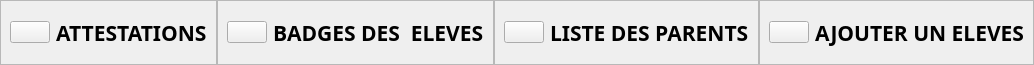
                                <widget class="QWidget" name="listeFooter" native="true">
                                 <property name="maximumSize">
                                  <size>
                                   <width>16777215</width>
                                   <height>65</height>
                                  </size>
                                 </property>
                                 <layout class="QHBoxLayout" name="horizontalLayout_30">
                                  <property name="spacing">
                                   <number>0</number>
                                  </property>
                                  <property name="leftMargin">
                                   <number>0</number>
                                  </property>
                                  <property name="topMargin">
                                   <number>0</number>
                                  </property>
                                  <property name="rightMargin">
                                   <number>0</number>
                                  </property>
                                  <property name="bottomMargin">
                                   <number>0</number>
                                  </property>
                                  <item>
                                   <widget class="QFrame" name="attestationFrame">
                                    <property name="cursor">
                                     <cursorShape>PointingHandCursor</cursorShape>
                                    </property>
                                    <property name="frameShape">
                                     <enum>QFrame::StyledPanel</enum>
                                    </property>
                                    <property name="frameShadow">
                                     <enum>QFrame::Raised</enum>
                                    </property>
                                    <layout class="QHBoxLayout" name="horizontalLayout_31">
                                     <item alignment="Qt::AlignLeft">
                                      <widget class="QPushButton" name="pushButton">
                                       <property name="text">
                                        <string/>
                                       </property>
                                       <property name="icon">
                                        <iconset resource="../QSS/QSS_Resources.qrc">
                                         <normaloff>:/newPrefix/Icons/award.png</normaloff>:/newPrefix/Icons/award.png</iconset>
                                       </property>
                                       <property name="iconSize">
                                        <size>
                                         <width>50</width>
                                         <height>50</height>
                                        </size>
                                       </property>
                                      </widget>
                                     </item>
                                     <item>
                                      <widget class="QLabel" name="label_15">
                                       <property name="sizePolicy">
                                        <sizepolicy hsizetype="Expanding" vsizetype="Preferred">
                                         <horstretch>0</horstretch>
                                         <verstretch>0</verstretch>
                                        </sizepolicy>
                                       </property>
                                       <property name="font">
                                        <font>
                                         <family>Century Gothic</family>
                                         <pointsize>16</pointsize>
                                         <weight>75</weight>
                                         <bold>true</bold>
                                        </font>
                                       </property>
                                       <property name="text">
                                        <string>ATTESTATIONS</string>
                                       </property>
                                       <property name="alignment">
                                        <set>Qt::AlignLeading|Qt::AlignLeft|Qt::AlignVCenter</set>
                                       </property>
                                      </widget>
                                     </item>
                                    </layout>
                                   </widget>
                                  </item>
                                  <item>
                                   <widget class="QFrame" name="badgesFrame">
                                    <property name="cursor">
                                     <cursorShape>PointingHandCursor</cursorShape>
                                    </property>
                                    <property name="frameShape">
                                     <enum>QFrame::StyledPanel</enum>
                                    </property>
                                    <property name="frameShadow">
                                     <enum>QFrame::Raised</enum>
                                    </property>
                                    <layout class="QHBoxLayout" name="horizontalLayout_32">
                                     <item alignment="Qt::AlignLeft">
                                      <widget class="QPushButton" name="pushButton_4">
                                       <property name="text">
                                        <string/>
                                       </property>
                                       <property name="icon">
                                        <iconset resource="../QSS/QSS_Resources.qrc">
                                         <normaloff>:/newPrefix/Icons/sidebar.png</normaloff>:/newPrefix/Icons/sidebar.png</iconset>
                                       </property>
                                       <property name="iconSize">
                                        <size>
                                         <width>50</width>
                                         <height>50</height>
                                        </size>
                                       </property>
                                      </widget>
                                     </item>
                                     <item>
                                      <widget class="QLabel" name="label_19">
                                       <property name="sizePolicy">
                                        <sizepolicy hsizetype="Expanding" vsizetype="Preferred">
                                         <horstretch>0</horstretch>
                                         <verstretch>0</verstretch>
                                        </sizepolicy>
                                       </property>
                                       <property name="font">
                                        <font>
                                         <family>Century Gothic</family>
                                         <pointsize>16</pointsize>
                                         <weight>75</weight>
                                         <bold>true</bold>
                                        </font>
                                       </property>
                                       <property name="text">
                                        <string>BADGES DES  ELEVES</string>
                                       </property>
                                       <property name="alignment">
                                        <set>Qt::AlignLeading|Qt::AlignLeft|Qt::AlignVCenter</set>
                                       </property>
                                      </widget>
                                     </item>
                                    </layout>
                                   </widget>
                                  </item>
                                  <item>
                                   <widget class="QFrame" name="parentFrame">
                                    <property name="cursor">
                                     <cursorShape>PointingHandCursor</cursorShape>
                                    </property>
                                    <property name="frameShape">
                                     <enum>QFrame::StyledPanel</enum>
                                    </property>
                                    <property name="frameShadow">
                                     <enum>QFrame::Raised</enum>
                                    </property>
                                    <layout class="QHBoxLayout" name="horizontalLayout_33">
                                     <item alignment="Qt::AlignLeft">
                                      <widget class="QPushButton" name="pushButton_5">
                                       <property name="text">
                                        <string/>
                                       </property>
                                       <property name="icon">
                                        <iconset resource="../QSS/QSS_Resources.qrc">
                                         <normaloff>:/newPrefix/Icons/users.png</normaloff>:/newPrefix/Icons/users.png</iconset>
                                       </property>
                                       <property name="iconSize">
                                        <size>
                                         <width>50</width>
                                         <height>50</height>
                                        </size>
                                       </property>
                                      </widget>
                                     </item>
                                     <item>
                                      <widget class="QLabel" name="label_20">
                                       <property name="sizePolicy">
                                        <sizepolicy hsizetype="Expanding" vsizetype="Preferred">
                                         <horstretch>0</horstretch>
                                         <verstretch>0</verstretch>
                                        </sizepolicy>
                                       </property>
                                       <property name="font">
                                        <font>
                                         <family>Century Gothic</family>
                                         <pointsize>16</pointsize>
                                         <weight>75</weight>
                                         <bold>true</bold>
                                        </font>
                                       </property>
                                       <property name="text">
                                        <string>LISTE DES PARENTS</string>
                                       </property>
                                       <property name="alignment">
                                        <set>Qt::AlignLeading|Qt::AlignLeft|Qt::AlignVCenter</set>
                                       </property>
                                      </widget>
                                     </item>
                                    </layout>
                                   </widget>
                                  </item>
                                  <item>
                                   <widget class="QFrame" name="nouveauEleveFrame">
                                    <property name="cursor">
                                     <cursorShape>PointingHandCursor</cursorShape>
                                    </property>
                                    <property name="frameShape">
                                     <enum>QFrame::StyledPanel</enum>
                                    </property>
                                    <property name="frameShadow">
                                     <enum>QFrame::Raised</enum>
                                    </property>
                                    <layout class="QHBoxLayout" name="horizontalLayout_34">
                                     <item alignment="Qt::AlignLeft">
                                      <widget class="QPushButton" name="pushButton_6">
                                       <property name="text">
                                        <string/>
                                       </property>
                                       <property name="icon">
                                        <iconset resource="../QSS/QSS_Resources.qrc">
                                         <normaloff>:/newPrefix/Icons/user-plus.png</normaloff>:/newPrefix/Icons/user-plus.png</iconset>
                                       </property>
                                       <property name="iconSize">
                                        <size>
                                         <width>50</width>
                                         <height>50</height>
                                        </size>
                                       </property>
                                      </widget>
                                     </item>
                                     <item>
                                      <widget class="QLabel" name="label_21">
                                       <property name="sizePolicy">
                                        <sizepolicy hsizetype="Expanding" vsizetype="Preferred">
                                         <horstretch>0</horstretch>
                                         <verstretch>0</verstretch>
                                        </sizepolicy>
                                       </property>
                                       <property name="font">
                                        <font>
                                         <family>Century Gothic</family>
                                         <pointsize>16</pointsize>
                                         <weight>75</weight>
                                         <bold>true</bold>
                                        </font>
                                       </property>
                                       <property name="text">
                                        <string>AJOUTER UN ELEVES</string>
                                       </property>
                                       <property name="alignment">
                                        <set>Qt::AlignLeading|Qt::AlignLeft|Qt::AlignVCenter</set>
                                       </property>
                                      </widget>
                                     </item>
                                    </layout>
                                   </widget>
                                  </item>
                                 </layout>
                                </widget>
